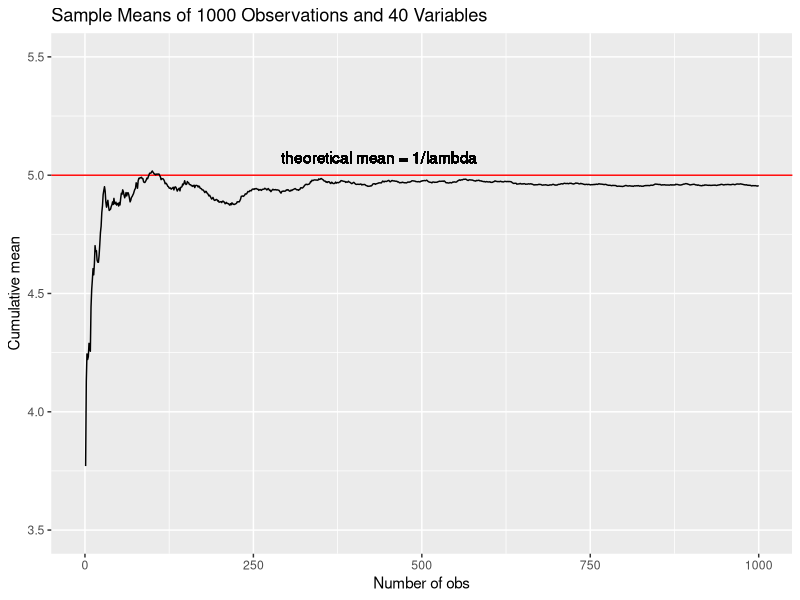
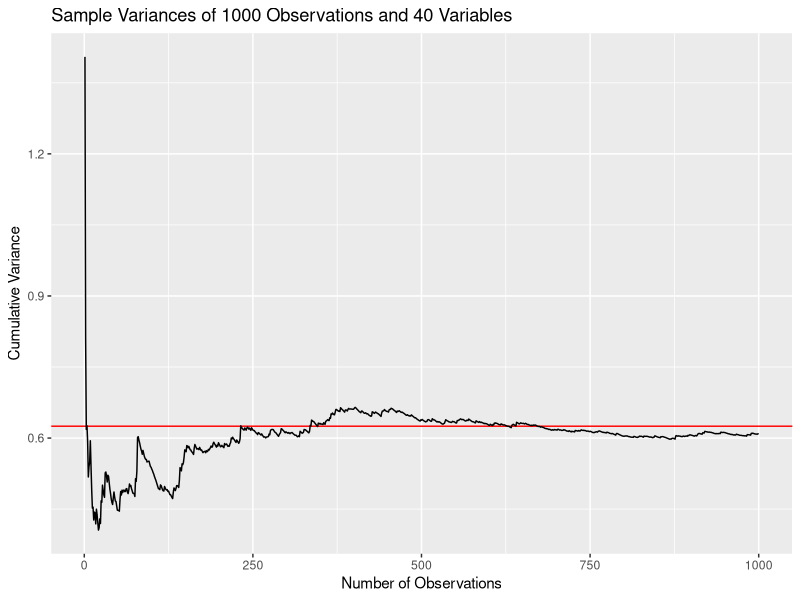
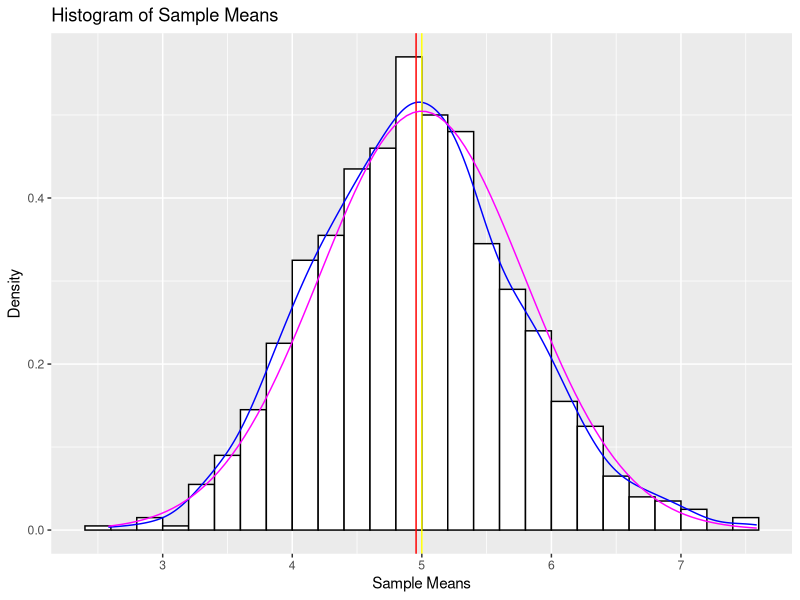
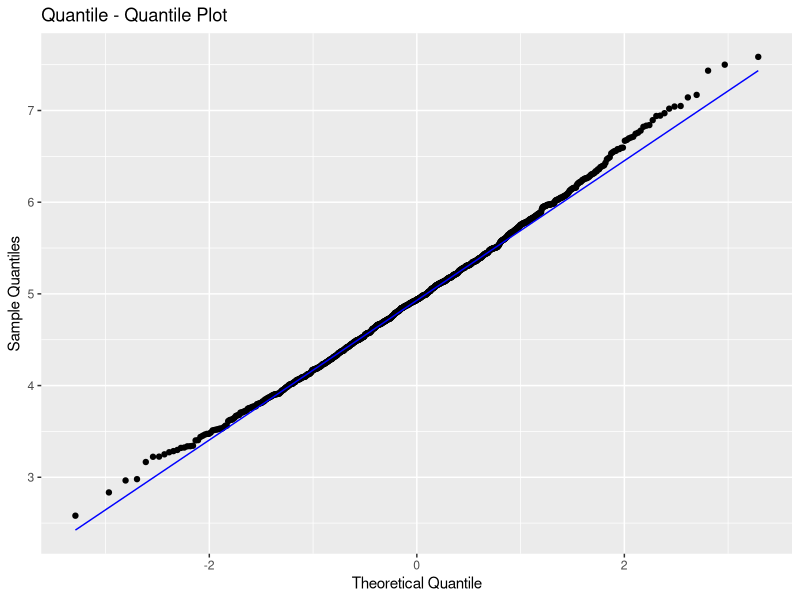
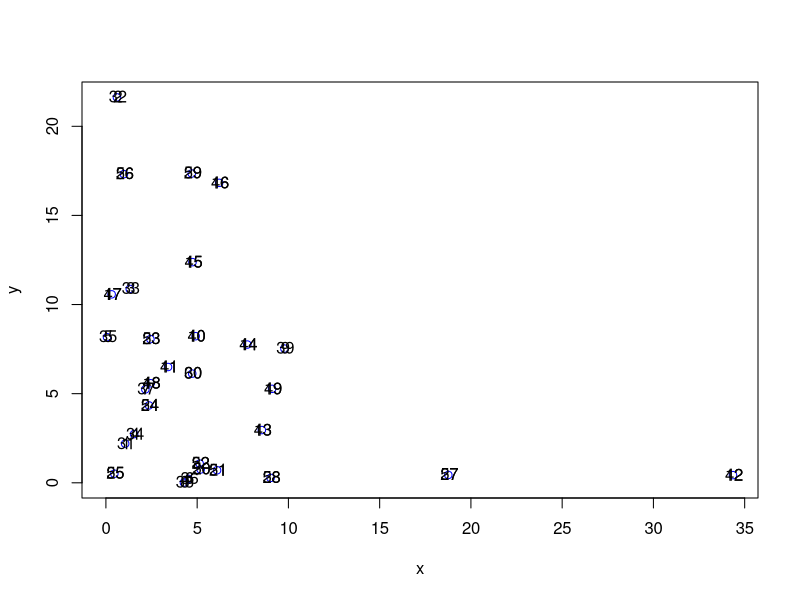
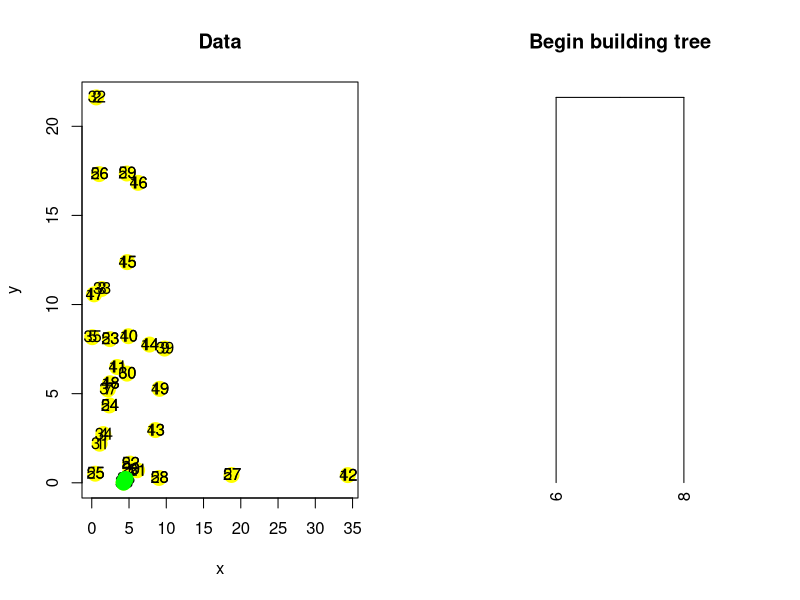
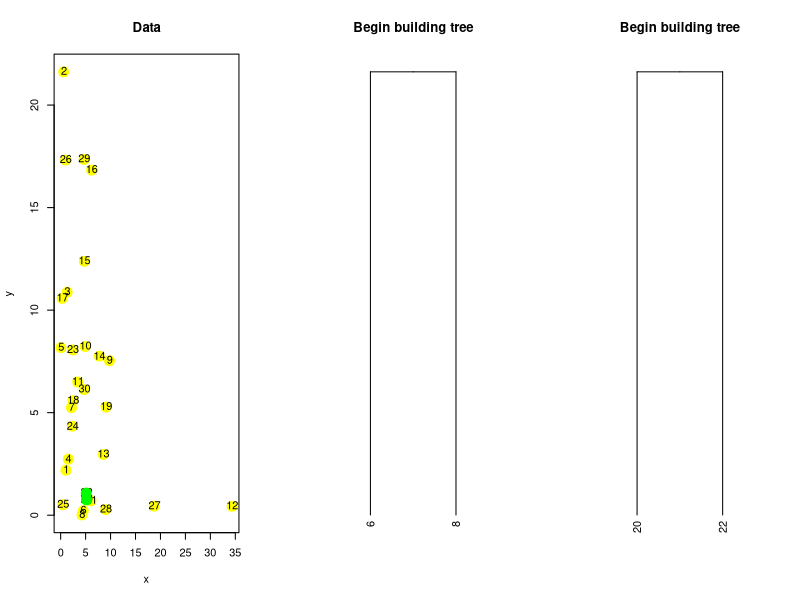

Recreate these plots in R, in order. (Note: this script raises an error after producing the figures.)
## ---- chunk 1
knitr::opts_chunk$set(echo = TRUE)
## ---- chunk 2
library(tidyverse)
library(glue)
library(matrixStats)
downloadDate <- date()

glue("Simulation date is {downloadDate}")
sessionInfo()
## ---- chunk 3
set.seed(420) # random number generator set at 420
lambda <- .2 
sampCol <- 40 # number of variables
sampRow <- 1000  # number of observations

expoDis <- matrix(rexp(n=sampRow*sampCol, rate = lambda), sampRow, sampCol)

expoDF <- as.data.frame(expoDis)
# Converted it to a tibble to make it easier to visualize

e_df <- expoDF %>% mutate(
        "MEAN" = rowMeans(expoDis), 
        "SD" = rowSds(expoDis), 
        "SumCumu" = cumsum(MEAN)/(1:sampRow)) %>% 
        select(MEAN, SD, SumCumu)

head(e_df)
## ---- chunk 4
e_mean <- mean(e_df$MEAN)

t_mean <- 1/lambda

res_df <- tibble(
        Result = c("Sample means", "Theoretical mean"),
        "Mean"=c(e_mean, t_mean))

res_df
## ---- chunk 5
ggplot(data = e_df, aes(x = 1:sampRow, y = SumCumu)) + 
        geom_hline(yintercept = t_mean, col = "red") +
        geom_line(size = .5) + 
        labs(x = "Number of obs", 
             y = "Cumulative mean", 
             title = "Sample Means of 1000 Observations and 40 Variables") +
        geom_text(aes(0,t_mean,
             label = "theoretical mean = 1/lambda", 
             hjust = -1, 
             vjust =-1)) + 
        ylim(c(3.5,5.5))

## ---- chunk 6
e_df <- e_df %>% mutate(
        VarCumu = cumsum((MEAN - e_mean)^2)/seq_along(MEAN-1))

head(e_df)
## ---- chunk 7
e_var <- var(e_df$MEAN)
t_var <- (1/(lambda*sqrt(sampCol)))^2

res_var_df <- tibble(
        Result = c("Sample variance", "Theoretical variance"), 
        "Variance" = c(e_var, t_var))

res_var_df
## ---- chunk 8
ggplot(data=e_df, 
          aes(x = 1:sampRow, 
              y = VarCumu))+ 
          geom_hline(yintercept = t_var, 
              col="red") + 
          geom_line(size = .5) + 
          labs(x = "Number of Observations", 
               y = "Cumulative Variance", 
               title = "Sample Variances of 1000 Observations and 40 Variables")
## ---- chunk 9
binhist <- hist(e_df$MEAN, plot=FALSE, breaks = "FD")

g2 <- ggplot(data = e_df, 
             aes(x=MEAN)) 

g2 <- g2 + geom_histogram(aes(y=..density..),
        fill="white", 
        col="black",
        breaks =binhist$breaks) + 
      geom_density(
        aes(MEAN), 
        color = "blue") + 
      geom_vline(
        xintercept = c(e_mean, t_mean), 
        color = c("red", "yellow")) + 
      labs(
        x= "Sample Means", 
        y= "Density", 
        title = "Histogram of Sample Means")

g2 + stat_function(
      fun = dnorm, 
      colour = "magenta", 
      args = list(mean = t_mean, 
                  sd = sqrt(t_var)))
## ---- chunk 10
e_df %>% ggplot(aes(
            sample=MEAN)) +   
            stat_qq() + 
            stat_qq_line(color="blue") + 
            labs(x="Theoretical Quantile", 
                 y="Sample Quantiles", 
                 title = "Quantile - Quantile Plot")
## ---- chunk 11
hcDf <- as.data.frame(expoDis)
x <- hcDf$V1[1:30]
y <- hcDf$V2[1:30]
plot(x,y, col = "blue")
text(x+.05, y+.05, as.character(1:60))
## ---- chunk 12
dataframe <- data.frame(x=x, y=y)

d<-dist(dataframe)
d
## ---- chunk 13
rdistxy <- as.matrix(dist(dataframe))

## remove the diagonal from consideration
diag(rdistxy) <- diag(rdistxy) +100000

# Find the index of the points with minimum distance
ind <- which(rdistxy == min(rdistxy), arr.ind = TRUE)

ind
## ---- chunk 14
par(mfrow = c(1,2))
plot(x,y, col = "yellow", pch = 19, cex =2, main="Data")
text(x+.05, y+.05, labels=as.character(1:60))
points(x[ind[1,]], y[ind[1,]], col="green", pch =19, cex=2)

hcluster <- dist(dataframe) %>% hclust
dendro <- as.dendrogram(hcluster)
cutDendro <-cut(dendro, h=hcluster$height[2])
plot(cutDendro$lower[[12]], yaxt = "n", main ="Begin building tree") 
## ---- chunk 15

nextmin <- rdistxy[order(rdistxy)][3]
ind <- which(rdistxy==nextmin,arr.ind = TRUE)
ind

par(mfrow = c(1,3))
plot(x,y, col = "yellow", pch = 19, cex =2, main="Data")
text(x+.05, y+.05, labels=as.character(1:30))
points(x[ind[1,]], y[ind[1,]], col="green", pch =19, cex=2)

hcluster <- dist(dataframe) %>% hclust
dendro <- as.dendrogram(hcluster)
cutDendro <-cut(dendro, h=hcluster$height[2])
plot(cutDendro$lower[[12]], yaxt = "n", main ="Begin building tree")
plot(cutDendro$lower[[14]], yaxt = "n", main ="Begin building tree")
as.data.frame(x,y)
